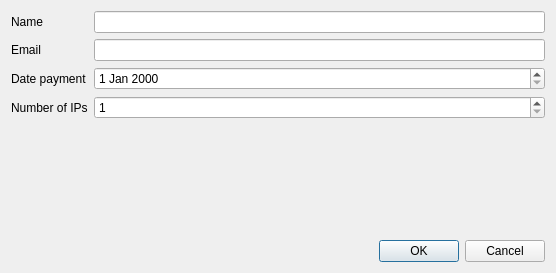
<?xml version="1.0" encoding="UTF-8"?>
<ui version="4.0">
 <class>DialogEditCustomer</class>
 <widget class="QDialog" name="DialogEditCustomer">
  <property name="geometry">
   <rect>
    <x>0</x>
    <y>0</y>
    <width>556</width>
    <height>273</height>
   </rect>
  </property>
  <property name="windowTitle">
   <string>Customer</string>
  </property>
  <layout class="QVBoxLayout" name="verticalLayout">
   <item>
    <layout class="QFormLayout" name="formLayout">
     <item row="0" column="0">
      <widget class="QLabel" name="label">
       <property name="text">
        <string>Name</string>
       </property>
      </widget>
     </item>
     <item row="0" column="1">
      <widget class="QLineEdit" name="lineEditName"/>
     </item>
     <item row="1" column="0">
      <widget class="QLabel" name="label_2">
       <property name="text">
        <string>Email</string>
       </property>
      </widget>
     </item>
     <item row="1" column="1">
      <widget class="QLineEdit" name="lineEditEmail"/>
     </item>
     <item row="2" column="0">
      <widget class="QLabel" name="label_3">
       <property name="text">
        <string>Date payment</string>
       </property>
      </widget>
     </item>
     <item row="2" column="1">
      <widget class="QDateEdit" name="dateEditPayment"/>
     </item>
     <item row="3" column="1">
      <widget class="QSpinBox" name="spinBoxNumberIps">
       <property name="minimum">
        <number>1</number>
       </property>
       <property name="maximum">
        <number>10</number>
       </property>
      </widget>
     </item>
     <item row="3" column="0">
      <widget class="QLabel" name="label_4">
       <property name="text">
        <string>Number of IPs</string>
       </property>
      </widget>
     </item>
    </layout>
   </item>
   <item>
    <widget class="QDialogButtonBox" name="buttonBox">
     <property name="orientation">
      <enum>Qt::Horizontal</enum>
     </property>
     <property name="standardButtons">
      <set>QDialogButtonBox::Cancel|QDialogButtonBox::Ok</set>
     </property>
    </widget>
   </item>
  </layout>
 </widget>
 <resources/>
 <connections>
  <connection>
   <sender>buttonBox</sender>
   <signal>accepted()</signal>
   <receiver>DialogEditCustomer</receiver>
   <slot>accept()</slot>
   <hints>
    <hint type="sourcelabel">
     <x>248</x>
     <y>254</y>
    </hint>
    <hint type="destinationlabel">
     <x>157</x>
     <y>274</y>
    </hint>
   </hints>
  </connection>
  <connection>
   <sender>buttonBox</sender>
   <signal>rejected()</signal>
   <receiver>DialogEditCustomer</receiver>
   <slot>reject()</slot>
   <hints>
    <hint type="sourcelabel">
     <x>316</x>
     <y>260</y>
    </hint>
    <hint type="destinationlabel">
     <x>286</x>
     <y>274</y>
    </hint>
   </hints>
  </connection>
 </connections>
</ui>
